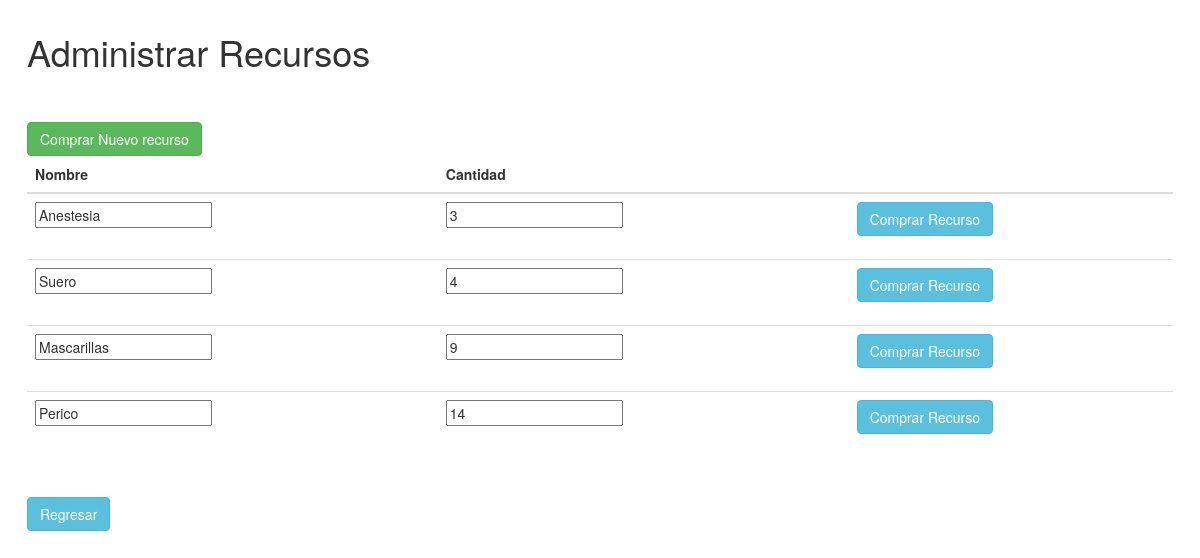
Screenshot of /administrarRecursos.php with the database file from the repository.
### tables this page shows
CREATE TABLE `inventario` (
  `Id` int(11) NOT NULL,
  `Nombre` char(60) DEFAULT NULL,
  `Cantidad` int(11) NOT NULL,
  `Tipo` varchar(255) DEFAULT NULL
);

### administrarRecursos.php (the view, shortened to what this page needs)
<!DOCTYPE html>
<html>
    <head>
        <link rel="stylesheet" href="https://maxcdn.bootstrapcdn.com/bootstrap/3.4.1/css/bootstrap.min.css">
    </head>
    <body>
        <div class="container-fluid" style="margin: 1vw">
            <h1>Administrar Recursos</h1>
            <br><br>
            <a class="btn btn-success" href="comprarRecurso.php">Comprar Nuevo recurso</a>
            <br>
            <div class="row-form-group">
                <table class="table">
                    <thead class="table">
                    <tr>
                        <th scope="col">Nombre</th>
                        <th scope="col">Cantidad</th>
                        <th scope="col"></th>
                    </tr>
                    </thead>
                    <tbody>
                        <?php
                            $con = mysqli_connect(HOST_DB, USUARIO_DB, USUARIO_PASS, NOMBRE_DB);
                            $sql = "SELECT * FROM Inventario WHERE Tipo='Enseres' ORDER BY Cantidad ASC";
                            $res = mysqli_query($con,$sql);
                            foreach($res as $inv){
                                $str_datos = '';
                                $str_datos.= '<form action=\'Operaciones.php\' method=\'post\'>';
                                $str_datos.='<tr>';
                                    $str_datos.='<td><input type="text" name="recurso" value="'. $inv['Nombre'].'" readonly></td>';
                                    $str_datos.='<td><input type="number" name="cantidadRe" value="'. $inv['Cantidad'].'" readonly></td>';
                                    $str_datos.='<td><div class="row form-group">
                                                <div class="col-sm-12">
                                                <button type="submit" class="btn btn-info" name="comprarRecurso" value="Comprar Recurso">Comprar Recurso</button>
                                                </div>
                                                </div></td>';
                                $str_datos.='</tr>';
                                $str_datos.='</form>';
                                echo $str_datos;
                            }
                        ?>
                    </tbody>
                </table>
            </div>
            <br>
            <a href="indexAdministrador.php" class="btn btn-info">Regresar</a>
        </div>
    </body>
</html>

### rows the page displays
inventario: recurso "Anestesia", cantidadRe "3"
inventario: recurso "Suero", cantidadRe "4"
inventario: recurso "Mascarillas", cantidadRe "9"
inventario: recurso "Perico", cantidadRe "14"
